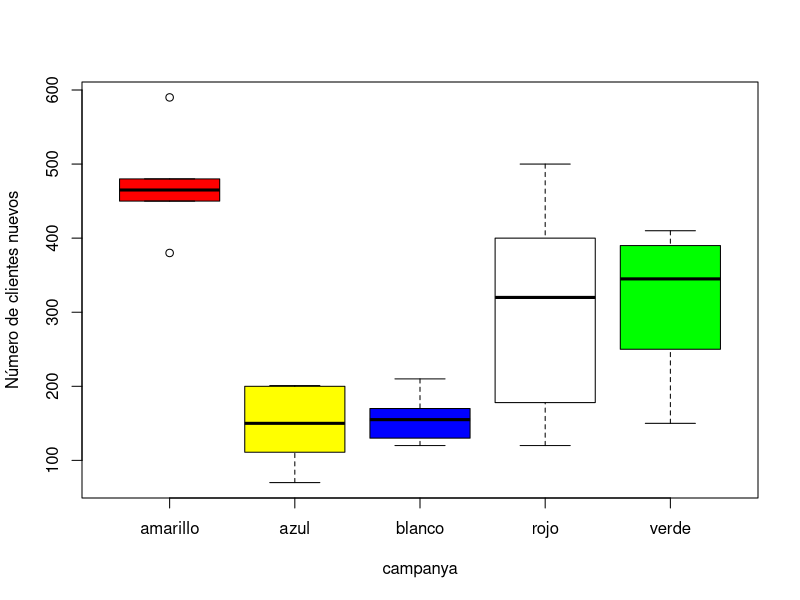

Here is the R script that generated this plot:
clientesnuevos <- c(178, 120, 300, 400 ,500, 340,160, 111 ,200 ,201 ,140 ,70,370, 320, 150, 250, 390 ,410,210, 120 ,140, 170 ,130 ,170,450, 590 ,480 ,460 ,380 ,470)
campanya <- as.factor(c(rep(c("rojo","azul", "verde", "blanco", "amarillo"), each =6)))
boxplot(clientesnuevos ~ campanya, col = c("red","yellow", "blue", "white","green"), ylab = "Número de clientes nuevos")

test <- aov(lm(clientesnuevos~campanya))
test

summary(test)

# valor de F contraste
qf(0.05, 5-1, 30-5, lower.tail = FALSE)
